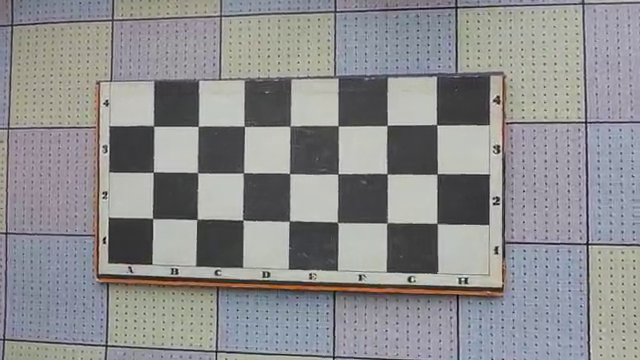
#> input picture frame 119 of Lab4/chessboard.mp4, 640 x 360 px
$ python main4.py
#> lines starting #> are read from the running program, lines starting #| are printed output that depends on the picture; after the words box and inside, x2 and y2 are one past the last pixel; in counts of white or black regions, pixels touching at a corner belong together
import pipes

import numpy
import cv2

# число внутренних углов где встречаются 4 клетки
PATTERN_SIZE = (7, 3)


video = cv2.VideoCapture('chessboard.mp4')
try:
    while True:
        success, frame = video.read()  # читаем кадр из видео
#> frame is the input picture: shape (360, 640, 3); mean B, G, R 142.7, 141.3, 141.5
        if not success:  # кадр прочитать не удалось
            print('Video has ended.')
            break
        success, corners = cv2.findChessboardCorners(  # ищем шахматный шаблон
            frame,  # где ищем шаблон
            PATTERN_SIZE,  # размер шаблона
            flags=cv2.CALIB_CB_FILTER_QUADS
        )
#> success = True; corners = 21 rows, first 8: [436.9, 223.4], [387.2, 223], [337.4, 222.3], [289.4, 220.8], [242.8, 219.9], [197, 219.4], [152.6, 218.4], [437.2, 173.8]
        if success:  # нашли шаблон
            # если начальная точка правее конечной, массив "вверх ногами"
            if corners[0, 0, 0] > corners[-1, 0, 0]:
                corners = corners[::-1, ...]  # разворачиваем массив
#> corners = 21 rows, first 8: [153.5, 126.1], [198.1, 126.4], [244.4, 126.3], [289.7, 126.4], [338, 125.9], [387.1, 125.3], [436.7, 124.7], [153.3, 172.1]
            cv2.drawChessboardCorners(frame, PATTERN_SIZE, corners, success)
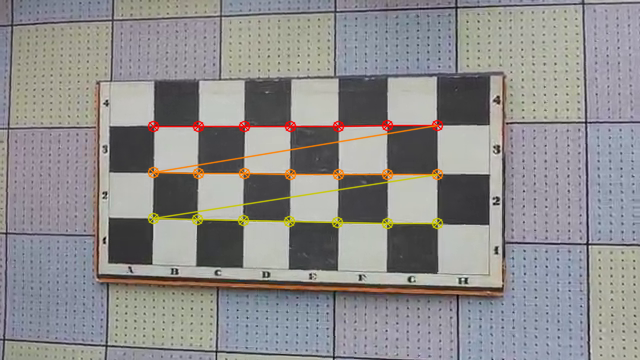
#> frame: shape (360, 640, 3); 2.6% of pixels changed, all inside (x1, y1, x2, y2) = (147, 119, 444, 230)
        cv2.imshow('Frame', frame)
        key = cv2.waitKey(10)  # ждём нажатия с таймаутом
#> (key Esc is pressed here)
        if key == 27:
            print('Stopped by user.')
            break
finally:
    video.release()  # освобождает источник видео

$ run again, starting later in the video
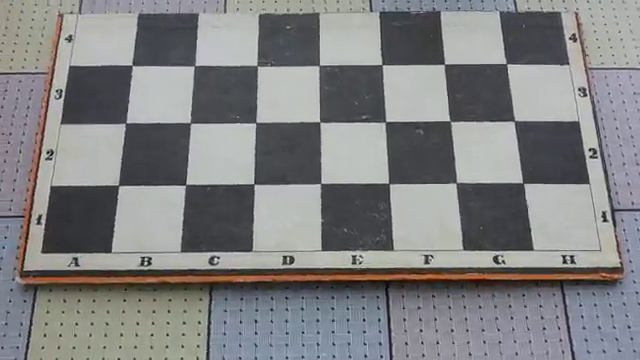
#> input picture frame 535 of Lab4/chessboard.mp4, 640 x 360 px
#> frame is the input picture: shape (360, 640, 3); mean B, G, R 130.4, 129.6, 129.2
#> `success, corners = cv2.findChessboardCorners(`: success = True; corners = 21 rows, first 8: [523, 183.1], [456.2, 182.7], [389, 183.6], [320.6, 183.4], [254.1, 183.9], [185.7, 184.7], [118.4, 185.2], [514.3, 120.9]
#> `corners = corners[::-1, ...]`: corners = 21 rows, first 8: [132.3, 65.25], [194.6, 65.6], [257, 65.69], [319.1, 65.5], [382, 64.76], [444.5, 64.05], [506.3, 63.67], [125.7, 122.8]
#> `cv2.drawChessboardCorners(frame, PATTERN_SIZE, corners, success)`:
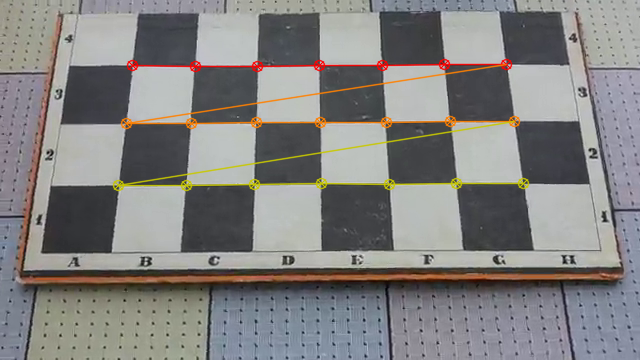
#> frame: shape (360, 640, 3); 3.28% of pixels changed, all inside (x1, y1, x2, y2) = (112, 58, 530, 192)

$ run again, starting later in the video
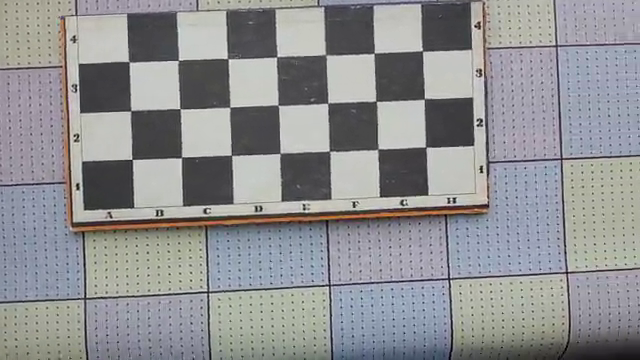
#> input picture frame 952 of Lab4/chessboard.mp4, 640 x 360 px
#> frame is the input picture: shape (360, 640, 3); mean B, G, R 146.8, 144.8, 144.1
#> success = True; corners = 21 rows, first 8: [129.4, 61.88], [178.4, 60.27], [227.6, 58.57], [276.6, 56.79], [325.5, 54.8], [374.1, 53.12], [422.4, 50.76], [130.8, 110.7]
#> `cv2.drawChessboardCorners(frame, PATTERN_SIZE, corners, success)`:
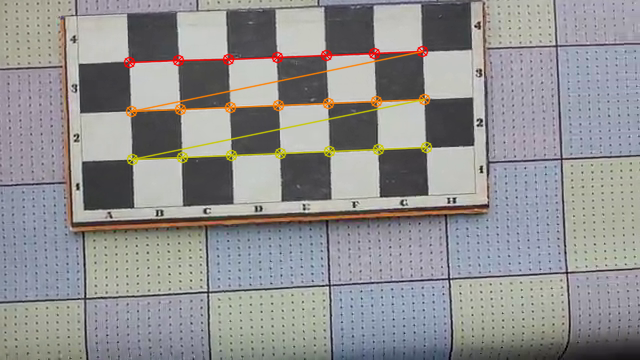
#> frame: shape (360, 640, 3); 2.66% of pixels changed, all inside (x1, y1, x2, y2) = (123, 45, 433, 166)
